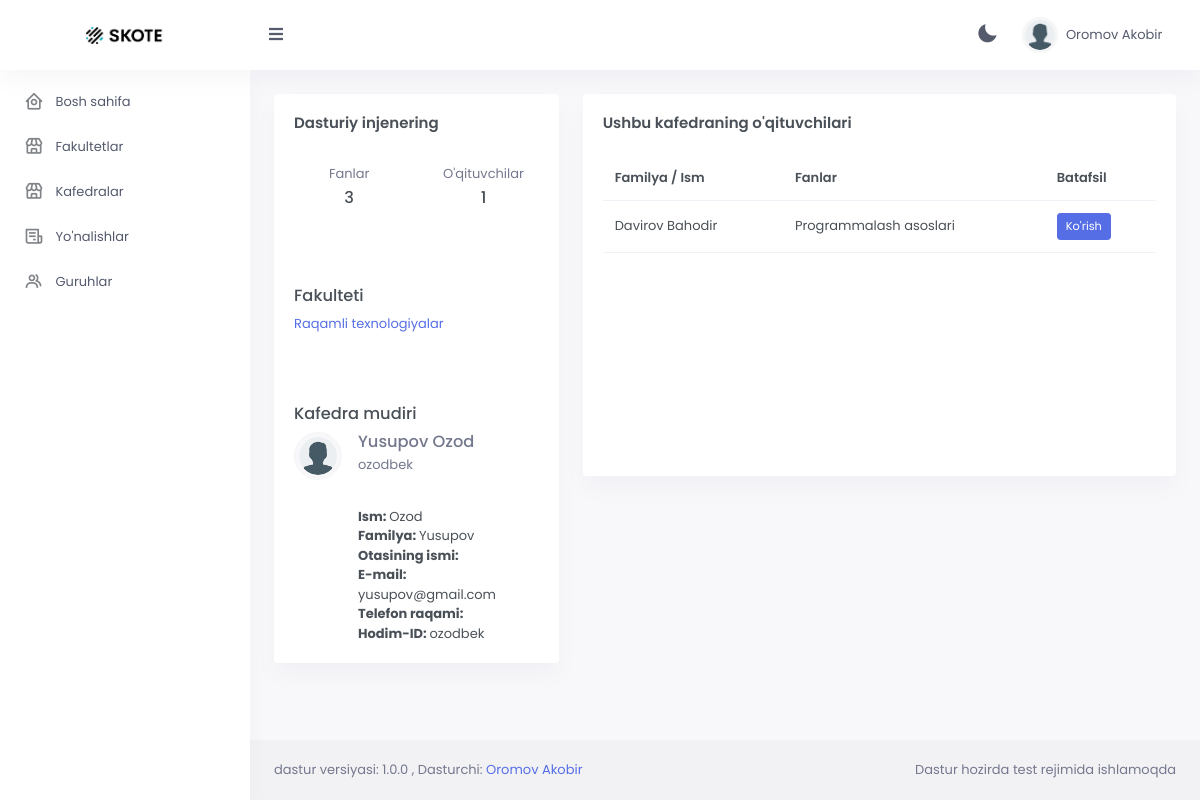
The app's page /department/cafedra/detail/1 (signed in) with its own data.
### accounts/models.py (models this page shows, shortened)
class User(AbstractUser):
    phone_number = models.CharField(max_length=30, default='')
    father_name = models.CharField(max_length=100, default='')
    image = models.ImageField(null=True, blank=True)
    class Meta:
        verbose_name = 'User'
        verbose_name_plural = '1. Userlar'

class CafedraManager(models.Model):
    user = models.OneToOneField(User, on_delete=models.CASCADE)
    class Meta:
        verbose_name = 'Mudir'
        verbose_name_plural = '4. Mudirlar'

### curriculum/models.py (models this page shows, shortened)
class Cafedra(models.Model):
    manager = models.OneToOneField(CafedraManager, on_delete=models.CASCADE)
    faculty = models.ForeignKey(Faculty, on_delete=models.CASCADE)
    name = models.CharField(max_length=200)
    class Meta:
        verbose_name = 'Kafedra'
        verbose_name_plural = '2. Kafedralar'

class Faculty(models.Model):
    manager = models.OneToOneField(FacultyManager, on_delete=models.CASCADE)
    name = models.CharField(max_length=150)
    def __str__(self) -> str:
        return self.name
    class Meta:
        verbose_name = 'Fakultet'
        verbose_name_plural = '1. Fakultetlar'

class Teacher(models.Model):
    user = models.OneToOneField(User, on_delete=models.CASCADE)
    cafedra = models.ForeignKey(Cafedra, on_delete=models.CASCADE, verbose_name="Kafedrasi")
    sciences = models.ManyToManyField(
        Science,
        verbose_name="Fanlar",
        related_name="sciences",
        related_query_name="sciences"
    )
    class Meta:
        verbose_name = "O'qituvchi"
        verbose_name_plural = "7. O'qituvchilar"

class Science(models.Model):
    name = models.CharField(max_length=150)
    cafedra = models.ForeignKey(Cafedra, on_delete=models.CASCADE)
    class Meta:
        verbose_name = 'Fan'
        verbose_name_plural = '3. Fanlar'

### department/decorators.py (the view)
    def wrapper_func(request: WSGIRequest, *args, **kwargs):
        user = request.user
        if not request.user.is_authenticated:
            raise Http404
        try:
            employee = DepartmentEmployee.objects.get(user_id=request.user.pk)
            employee.user.groups.get(name=DEPARTMENT.name)
        except:
            raise Http404
        return func(request, *args, **kwargs)

### department/views/cafedra.py (called while the page is built)
@login_required(login_url='login')
@security_decorator
def detail_cafedra(request: WSGIRequest, pk):
    object = get_object_or_404(Cafedra, pk=pk)
    science = Science.objects.filter(cafedra_id=pk).count()
    teachers = Teacher.objects.filter(cafedra_id=pk).count()
    data = Teacher.objects.filter(cafedra_id=pk)
    form = UserForm()
    faculty_list = Faculty.objects.all()
    return render(request, 'department/cafedra/detail.html', {
        'object': object,
        'teachers': teachers,
        'science': science,
        'data': data,
        'form': form,
        'faculty_list': faculty_list,
    })

### templates/department/cafedra/detail.html (shortened to what this page needs)
{% extends 'department/base.html' %}
{% block content %}
<div class="row">
    <div class="col-xl-4">
        <div class="card">
            <div class="card-body">
                <div class="d-flex flex-wrap align-items-start">
                    <div class="me-2">
                        <h5 class="card-title mb-3">{{object.name}}</h5>
                    </div>
                    <div class="dropdown ms-auto">
                        <a class="text-muted font-size-16" role="button" data-bs-toggle="dropdown" aria-haspopup="true">
                            <i class="mdi mdi-dots-horizontal"></i>
                        </a>
                    </div>
                </div>
                <div class="row text-center">
                    <div class="col-6">
                        <div class="mt-3">
                            <p class="text-muted mb-1">Fanlar</p>
                            <h5>{{science}}</h5>
                        </div>
                    </div>
                    <div class="col-6">
                        <div class="mt-3">
                            <p class="text-muted mb-1"> O'qituvchilar </p>
                            <h5>{{teachers}}</h5>
                        </div>
                    </div>
                </div>
                <br><br>
                <div>
                    <h5>Fakulteti</h5>
                </div>
                <div class="d-flex">
                    <a href="{% url 'd_faculty_detail' object.faculty.pk %}">{{object.faculty}}</a>
                </div>
                <br><br>
                <div>
                    <h5>Kafedra mudiri</h5>
                </div>
                <div class="d-flex">
                    <div class="flex-shrink-0 me-3">
                        <img src="{% if object.manager.user.image %}{{object.manager.user.image.url}}{% else %}/static/skote/assets/images/users/avatar_default.png{% endif %}" alt="" class="avatar-sm rounded-circle img-thumbnail">
                    </div>
                    <div class="flex-grow-1">
                        <div class="d-flex">
                            <div class="flex-grow-1">
                                <div class="text-muted">
                                    <h5 class="mb-1"> {{object.manager.user.last_name}} {{object.manager.user.first_name}} </h5>
                                    <p class="mb-0"> {{object.manager.user.username}} </p>
                                </div>
                            </div>
                        </div>
                        <div class="row">
                            <div class="col-12"><strong>Ism: </strong>{{object.manager.user.first_name}}</div>
                            <div class="col-12"><strong>Familya: </strong>{{object.manager.user.last_name}}</div>
                            <div class="col-12"><strong>Otasining ismi: </strong>{{object.manager.user.father_name}}</div>
                            <div class="col-12"><strong>E-mail: </strong>{{object.manager.user.email}}</div>
                            <div class="col-12"><strong>Telefon raqami: </strong>{{object.manager.user.phone_number}}</div>
                            <div class="col-12"><strong>Hodim-ID: </strong>{{object.manager.user.username}}</div>
                        </div>
                    </div>
                </div>
            </div>
        </div>
    </div>
    <div class="col-xl-8">
        <div class="card">
            <div class="card-body">
                <div class="d-flex align-items-start">
                    <div class="me-2">
                        <h5 class="card-title mb-4"> Ushbu kafedraning o'qituvchilari  </h5>
                    </div>
                </div>
                <div class="table-responsive" style="min-height: 300px;">
                    <table class="table align-middle table-nowrap mb-0">
                        <tbody>
                        <tr>
                            <th scope="col">Familya / Ism</th>
                            <th scope="col">Fanlar</th>
                            <th scope="col">Batafsil</th>
                          </tr>
                        </tbody>
                        <tbody>
                            {% for i in data %}
                            <tr>
                                <td>
                                    {{i.user.last_name}} {{i.user.first_name}}
                                </td>
                                <td>
                                    {% for j in i.sciences.all %}
                                        {{j.name}}
                                        <br>
                                    {% endfor %}
                                </td>
                                <td>
                                    <a href="#" class="btn btn-primary btn-sm">Ko'rish</a>
                                </td>
                            </tr>
                            {% endfor %}
                        </tbody>
                    </table>
                </div>
            </div>
        </div>
    </div>
</div>
{% endblock %}

### templates/department/base.html (shortened to what this page needs)
<!doctype html>
{% load static %}
<html lang="en">
<head>
    <link href="{% static 'skote/assets/css/bootstrap.min.css' %}" id="bootstrap-style" rel="stylesheet"
        type="text/css" />
    <link href="{% static 'skote/assets/css/icons.min.css' %}" rel="stylesheet" type="text/css" />
    <link href="{% static 'skote/assets/css/app.min.css' %}" id="app-style" rel="stylesheet" type="text/css" />
</head>
<body data-sidebar="dark" data-layout-mode="dark">
        <div id="layout-wrapper">
            <header id="page-topbar">
                <div class="navbar-header">
                    <div class="d-flex">
                        <div class="navbar-brand-box">
                            <a href="#" class="logo logo-dark" style="pointer-events: none;">
                                <span class="logo-lg">
                                    <img src="{% static 'skote/assets/images/logo-dark.png' %}" alt="" height="17">
                                </span>
                            </a>
                        </div>
                        <button type="button" class="btn btn-sm px-3 font-size-16 header-item waves-effect"
                            id="vertical-menu-btn">
                            <i class="fa fa-fw fa-bars"></i>
                        </button>
                    </div>
                    <div class="d-flex">
                        <div class="dropdown d-inline-block">
                            <button type="button" class="btn header-item noti-icon waves-effect" data-bs-toggle="dark-mode">
                                <i class='bx bxs-moon' id="icon_dark_mode"></i>
                            </button>
                        </div>
                        <div class="dropdown d-inline-block">
                            <button type="button" class="btn header-item waves-effect" id="page-header-user-dropdown"
                                data-bs-toggle="dropdown" aria-haspopup="true" aria-expanded="false">
                                <img class="rounded-circle header-profile-user"
                                    src="{% static 'skote/assets/images/users/avatar_default.png' %}"
                                    alt="Header Avatar">
                                <span class="d-none d-xl-inline-block ms-1" key="t-henry"> {{user.last_name}} {{user.first_name}} </span>
                                <i class="mdi mdi-chevron-down d-none d-xl-inline-block"></i>
                            </button>
                        </div>
                    </div>
                </div>
            </header>
            <div class="vertical-menu">
                <div data-simplebar class="h-100">
                    <div id="sidebar-menu">
                        <ul class="metismenu list-unstyled" id="side-menu">
                            <li>
                                <a href="#" >
                                    <i class="bx bx-home-circle"></i>
                                    <span key="t-dashboards"> Bosh sahifa </span>
                                </a>
                            </li>
                            <li>
                                <a href="{% url 'd_faculty_all' %}">
                                    <i class="bx bx-store"></i>
                                    <span key="t-dashboards">Fakultetlar</span>
                                </a>
                            </li>
                            <li>
                                <a href="{% url 'd_all_cafedra' %}">
                                    <i class="bx bx-store"></i>
                                    <span key="t-dashboards">Kafedralar</span>
                                </a>
                            </li>
                            <li>
                                <a href="{% url 'd_all_direction' %}">
                                    <i class="bx bx-receipt"></i>
                                    <span key="t-dashboards">Yo'nalishlar</span>
                                </a>
                            </li>
                            <li>
                                <a href="{% url 'd_groups_all' %}">
                                    <i class="bx bx-group"></i>
                                    <span key="t-dashboards">Guruhlar</span>
                                </a>
                            </li>
                        </ul>
                    </div>
                </div>
            </div>
            <div class="main-content">
                <div class="page-content">
                    <div class="container-fluid">
                        {% block content %}{% endblock %}
                    </div>
                </div>
                <footer class="footer">
                    <div class="container-fluid">
                        <div class="row">
                            <div class="col-sm-6"> dastur versiyasi: 1.0.0 , Dasturchi: <a href="#">Oromov Akobir</a></div>
                            <div class="col-sm-6"><div class="text-sm-end d-none d-sm-block"> Dastur hozirda test rejimida ishlamoqda </div></div>
                        </div>
                    </div>
                </footer>
            </div>
        </div>
    </body>
</html>

### records on screen
User: last_name "Oromov", first_name "Akobir"
Cafedra: name "Dasturiy injenering", faculty "Raqamli texnologiyalar", manager.user.last_name "Yusupov", manager.user.first_name "Ozod", manager.user.username "ozodbek", manager.user.email "yusupov@gmail.com"
Teacher: user.last_name "Davirov", user.first_name "Bahodir"
Science: name "Programmalash asoslari"

### other values on screen
{{ science }} "3"
{{ teachers }} "1"
